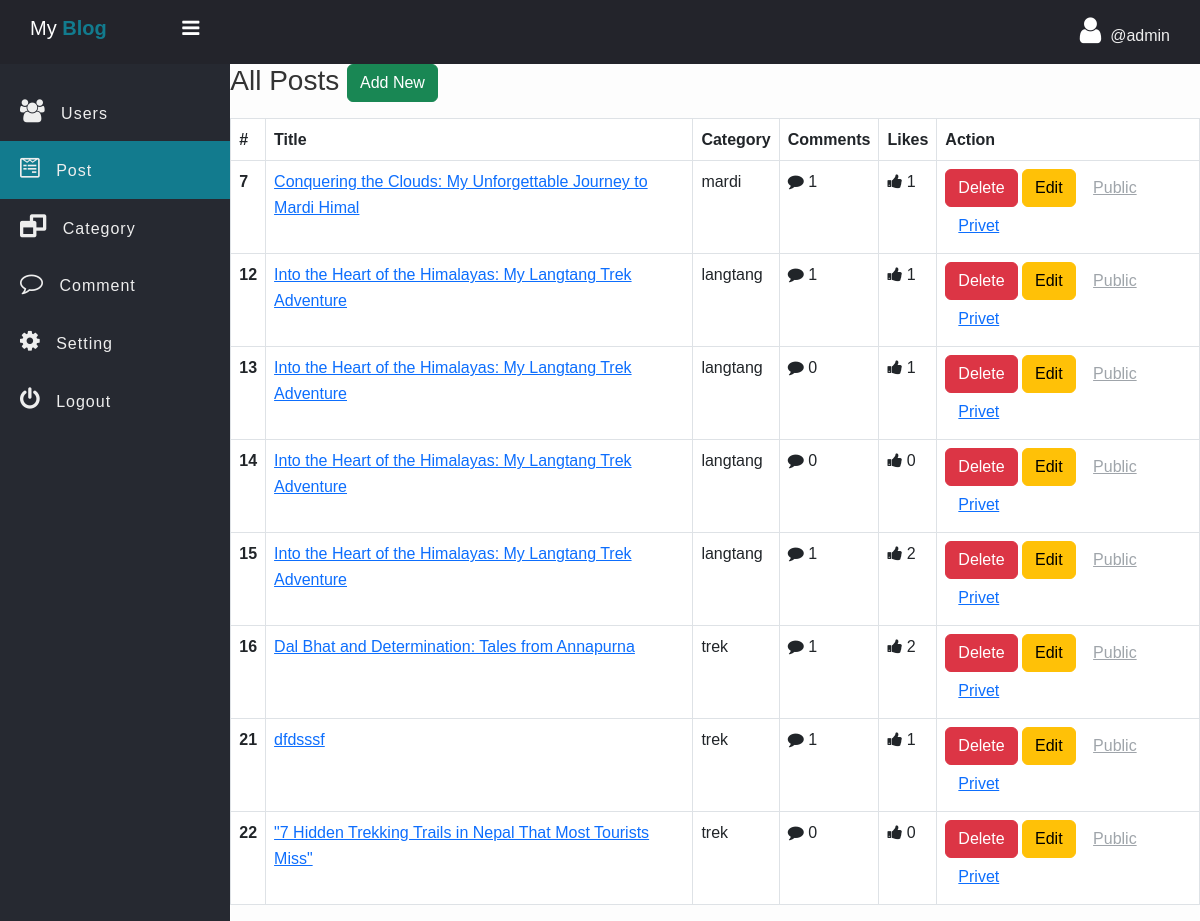
Screenshot of /admin/Post.php (signed in) with the database file from the repository.
### tables this page shows
CREATE TABLE `post` (
  `post_id` int(11) NOT NULL,
  `user_id` int(11) NOT NULL,
  `post_title` varchar(127) NOT NULL,
  `post_text` text NOT NULL,
  `created_at` datetime DEFAULT current_timestamp(),
  `updated_at` datetime DEFAULT current_timestamp() ON UPDATE current_timestamp(),
  `category_id` int(11) NOT NULL,
  `cover_url` varchar(255) NOT NULL DEFAULT 'default.jpg',
  `publish` int(11) NOT NULL DEFAULT 1
);

CREATE TABLE `category` (
  `id` int(11) NOT NULL,
  `category` varchar(127) NOT NULL
);

### admin/data/Post.php (called while the page is built, shortened)
<?php
function getAllDeep($conn){
   $sql = "SELECT * FROM post";
   $stmt = $conn->prepare($sql);
   $stmt->execute();
   if($stmt->rowCount() >= 1){
         $data = $stmt->fetchAll();
         return $data;
   }else {
       return 0;
   }
}
function getCategoryById($conn, $id){
   $sql = "SELECT * FROM category WHERE id=?";
   $stmt = $conn->prepare($sql);
   $stmt->execute([$id]);
   if($stmt->rowCount() >= 1){
         $data = $stmt->fetch();
         return $data;
   }else {
       return 0;
   }
}

### admin/data/Comment.php (called while the page is built, shortened)
<?php
function CountByPostID($conn, $id){
   $sql = "SELECT * FROM comment WHERE post_id=?";
   $stmt = $conn->prepare($sql);
   $stmt->execute([$id]);
   return $stmt->rowCount();
}
function likeCountByPostID($conn, $id){
   $sql = "SELECT * FROM post_like WHERE post_id=?";
   $stmt = $conn->prepare($sql);
   $stmt->execute([$id]);
   return $stmt->rowCount();
}

### admin/Post.php (the view, shortened to what this page needs)
<?php
if (isset($_SESSION['admin_id']) && isset($_SESSION['username'])) {
 ?>
<!DOCTYPE html>
<html>
<head>
	<link rel="stylesheet" href="https://stackpath.bootstrapcdn.com/font-awesome/4.7.0/css/font-awesome.min.css">
	<link href="https://cdn.jsdelivr.net/npm/bootstrap@5.3.0/dist/css/bootstrap.min.css" rel="stylesheet">
	<link rel="stylesheet" href="../css/side-bar.css">
	<link rel="stylesheet" href="../css/style.css">
</head>
<body>
	<?php
	  include "inc/side-nav.php";
      include_once("data/Post.php");
      include_once("data/Comment.php");
      include_once("../db_conn.php");
      $posts = getAllDeep($conn);
	?>
	 <div class="main-table">
	 	<h3 class="mb-3">All Posts
	 		<a href="post-add.php" class="btn btn-success">Add New</a></h3>
	 	<?php if ($posts != 0) { ?>
	 	<table class="table t1 table-bordered">
		  <thead>
		    <tr>
		      <th scope="col">#</th>
		      <th>Title</th>
		      <th>Category</th>
		      <th>Comments</th>
		      <th>Likes</th>
		      <th>Action</th>
		    </tr>
		  </thead>
		  <tbody>
		  	<?php foreach ($posts as $post) {
		  	$category = getCategoryById($conn, $post['category_id']);
		  	?>
		    <tr>
		      <th scope="row"><?=$post['post_id'] ?></th>
		      <td><a href="single_post.php?post_id=<?=$post['post_id'] ?>"><?=$post['post_title'] ?></a></td>
		      <td>
		      	<?=$category['category']?>
		      </td>
		      <td>
		      	<i class="fa fa-comment" aria-hidden="true"></i>
		        <?php
                    echo CountByPostID($conn, $post['post_id']);
		         ?>
		      </td>
		      <td>
		      	<i class="fa fa-thumbs-up" aria-hidden="true"></i>
		        <?php
                    echo likeCountByPostID($conn, $post['post_id']);
		         ?>
		     </td>
		      <td>
		      	<a href="post-delete.php?post_id=<?=$post['post_id'] ?>" class="btn btn-danger">Delete</a>
		      	<a href="post-edit.php?post_id=<?=$post['post_id'] ?>" class="btn btn-warning">Edit</a>
                <?php
                   if ($post['publish'] == 1) {
                 ?>
		      	<a href="post-publish.php?post_id=<?=$post['post_id'] ?>&publish=1" class="btn btn-link disabled">Public</a>
		      	<a href="post-publish.php?post_id=<?=$post['post_id'] ?>&publish=0" class="btn btn-link " >Privet</a>
		      <?php }else{ ?>
		      	<a href="post-publish.php?post_id=<?=$post['post_id'] ?>&publish=1" class="btn btn-link ">Public</a>
		      	<a href="post-publish.php?post_id=<?=$post['post_id'] ?>&publish=0" class="btn btn-link disabled" >Privet</a>
		      <?php } ?>
		      </td>
		    </tr>
		    <?php } ?>
		  </tbody>
		</table>
	<?php }else{ ?>
		<div class="alert alert-warning">
			Empty!
		</div>
	<?php } ?>
	 </div>
	</section>
	</div>
</body>
</html>
<?php }else {
	header("Location: ../admin-login.php");
	exit;
} ?>

### css/side-bar.css (style rules this page uses)
* { padding: 0; margin: 0; box-sizing: border-box; font-family: arial, sans-serif; }

### booksans/css/style.css (style rules this page uses)
:root { --main-green: #6D9773; --mustard-yellow: #BB8A52; --bright-gold: #FFBA00; --cream: #FDFDFD; --light-grey: #f5f5f5; --dark-text: #333; --shadow: rgba(0, 0, 0, 0.1); }
* { box-sizing: border-box; margin: 0; padding: 0; }
body { font-family: 'Poppins', sans-serif; background-color: var(--cream); color: var(--dark-text); line-height: 1.6; transition: background 0.4s, color 0.4s; }

### rows the page displays
post: post_id "7", post_title "Conquering the Clouds: My Unforgettable Journey to Mardi Himal", category.category "mardi", post_id "1"
post: post_id "12", post_title "Into the Heart of the Himalayas: My Langtang Trek Adventure", category.category "langtang", post_id "1"
post: post_id "13", post_title "Into the Heart of the Himalayas: My Langtang Trek Adventure", category.category "langtang", post_id "0", post_id "1"
post: post_id "14", post_title "Into the Heart of the Himalayas: My Langtang Trek Adventure", category.category "langtang", post_id "0"
post: post_id "15", post_title "Into the Heart of the Himalayas: My Langtang Trek Adventure", category.category "langtang", post_id "1", post_id "2"
post: post_id "16", post_title "Dal Bhat and Determination: Tales from Annapurna", category.category "trek", post_id "1", post_id "2"
post: post_id "21", post_title "dfdsssf", category.category "trek", post_id "1"
post: post_id "22", post_title "\"7 Hidden Trekking Trails in Nepal That Most Tourists Miss\"", category.category "trek", post_id "0"

### other values shown
$_SESSION['username'] "admin"
